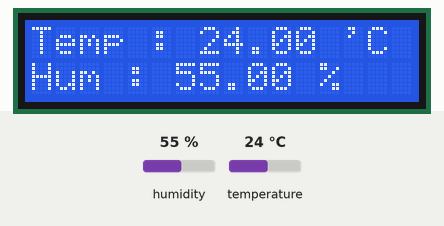
A sketch run on a simulated Arduino Uno, built with avr-gcc and run on an emulated ATmega328P. On the bench: 16×2 character LCD. The inputs (shaded band) are chosen by the test bench; at power-on: humidity 55 %, temperature 24 °C.

Above: at 1.2 s.
1.3 s: humidity set to 22 %
At 3.3 s:
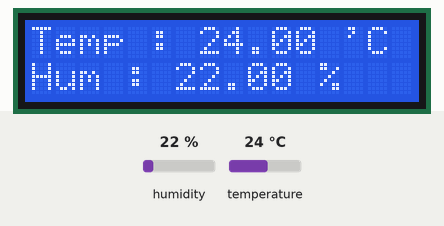
4.1 s: temperature set to 12 °C
At 5.6 s:
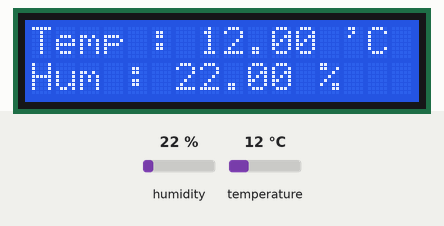
6.9 s: humidity set to 40 %
At 9.0 s:
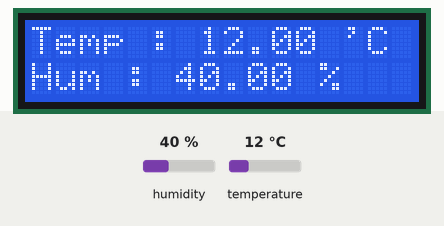
9.9 s: temperature set to 19 °C
At 11.2 s:
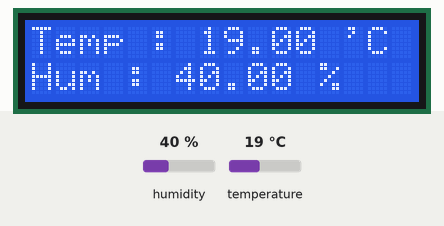
Timing chart, 0 to 12.9 s (numbered marks = the images above; inputs shaded):
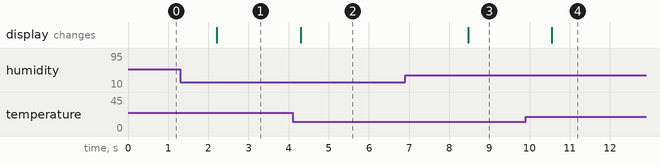

Measured:
- after the input at 1.3 s, the display: changes after 0.92 s (image 1)
- after the input at 4.1 s, the display: changes after 0.20 s (image 2)
- after the input at 6.9 s, the display: changes after 1.6 s (image 3)
- after the input at 9.9 s, the display: changes after 0.66 s (image 4)

The sketch:

sketch_code_DHT_11.ino
```cpp
//ASYONI ELEKTRONIK

#include "DHT.h"
#include "LCD.h"
#include "LiquidCrystal_I2C.h"
LiquidCrystal_I2C lcd(0x27,2,1,0,4,5,6,7);
#define DHTPIN 3 // Pin Arduino yang digunakan D3
#define DHTTYPE DHT11

DHT dht(DHTPIN, DHTTYPE);

void setup() {
  Serial.begin(9600);
  lcd.begin(16,2);
   lcd.setBacklightPin(3,POSITIVE);
   lcd.setBacklight(HIGH);

  lcd.setCursor(0,0);
  lcd.print("Sensor DHT11");
  dht.begin();
}

void loop() {
  lcd.clear();
  float h = dht.readHumidity();
  float t = dht.readTemperature();

  lcd.setCursor(0,0);
  lcd.print("Temp : ");
  lcd.print(t);
  lcd.print(" 'C");

  lcd.setCursor(0,1);
  lcd.print("Hum : ");
  lcd.print(h);
  lcd.print(" %");
  delay(1000);
}
```
